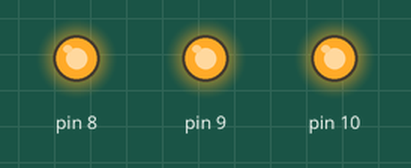
Simulated run of this sketch. Board: Arduino Uno, built with avr-gcc and run on an emulated ATmega328P. Shown: output pins drawn as LEDs (lit = HIGH).

Above: at 0.2 s.
At 1.7 s:
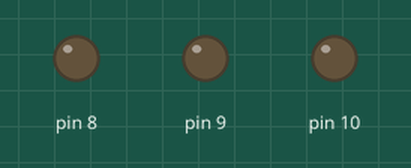
Timing chart, 0 to 3.0 s (numbered marks = the images above):
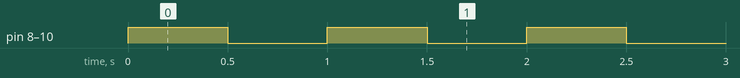

Measured:
- by itself, pin 8–10: alternates HIGH for 0.50 s and LOW for 0.50 s

The sketch:

practica1.ino
```cpp
int tiempo = 500;
void setup()
{
  pinMode(8, OUTPUT);
  pinMode(9, OUTPUT);
  pinMode(10, OUTPUT);
  //comportamiento de los pines con pinmode();
}

void loop()
{
 EncerderTodos();
  delay(tiempo);
    ApagarTodos();
  delay(tiempo);
}

void EncerderTodos (){
  digitalWrite(8,HIGH);
  digitalWrite(9,HIGH);
  digitalWrite(10,HIGH);

}
void ApagarTodos() {
  digitalWrite(8,LOW);
  digitalWrite(9,LOW);
  digitalWrite(10,LOW);
}
```
